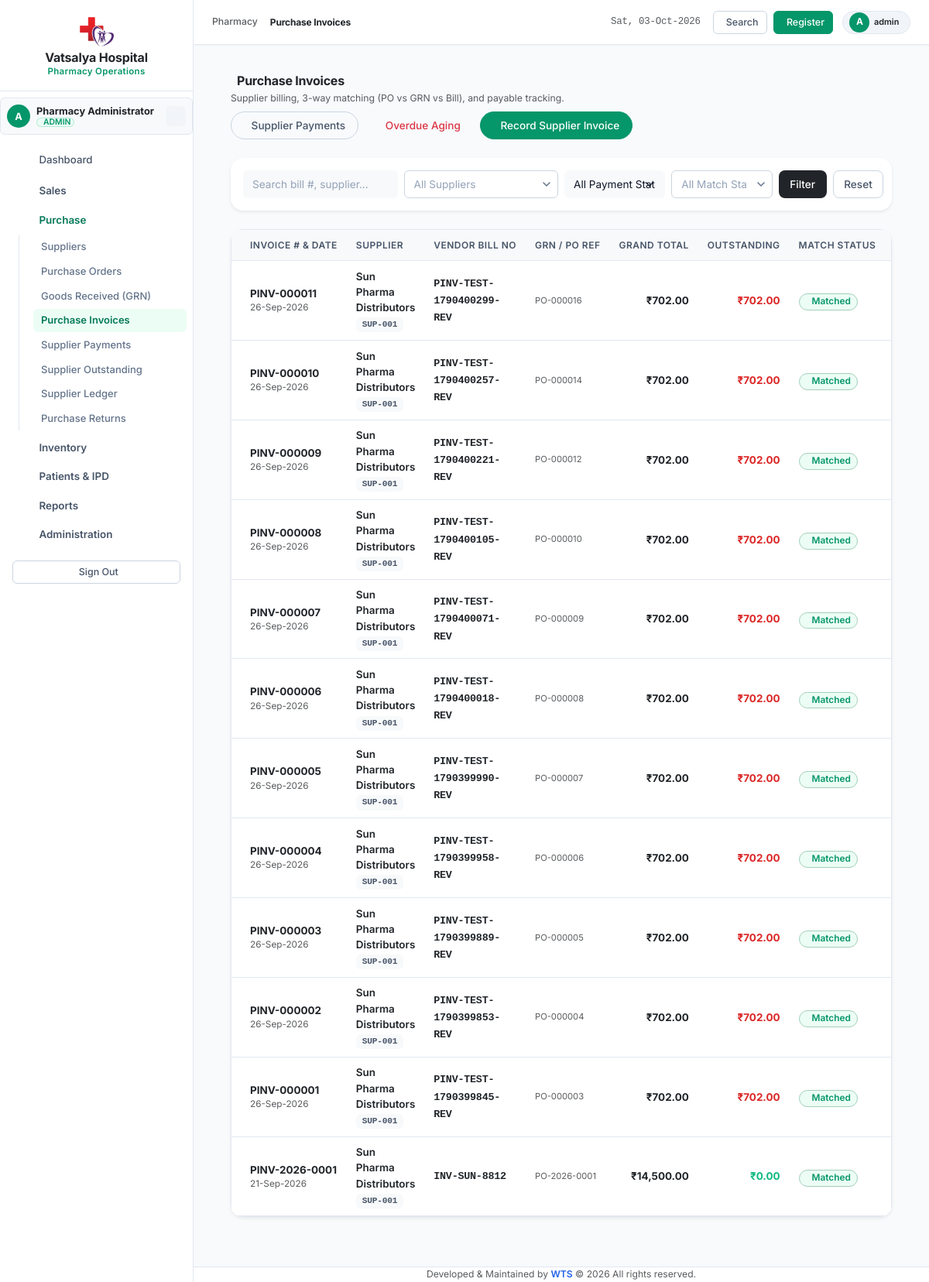
The app's page /modules/purchases/invoices.php (signed in) with its own data.
### tables this page shows
CREATE TABLE `pharmacy_purchase_invoices` (
  `invoice_id` int(11) NOT NULL AUTO_INCREMENT,
  `invoice_number` varchar(50) NOT NULL,
  `supplier_invoice_no` varchar(100) NOT NULL,
  `supplier_id` int(11) NOT NULL,
  `po_id` int(11) DEFAULT NULL,
  `grn_id` int(11) DEFAULT NULL,
  `invoice_date` date NOT NULL,
  `due_date` date DEFAULT NULL,
  `taxable_amount` decimal(12,2) NOT NULL DEFAULT 0.00,
  `discount_amount` decimal(12,2) NOT NULL DEFAULT 0.00,
  `gst_amount` decimal(12,2) NOT NULL DEFAULT 0.00,
  `other_charges` decimal(12,2) NOT NULL DEFAULT 0.00,
  `round_off` decimal(6,2) NOT NULL DEFAULT 0.00,
  `grand_total` decimal(12,2) NOT NULL DEFAULT 0.00,
  `amount_paid` decimal(12,2) NOT NULL DEFAULT 0.00,
  `outstanding_amount` decimal(12,2) NOT NULL DEFAULT 0.00,
  `payment_status` enum('UNPAID','PARTIALLY_PAID','PAID','OVERDUE','CANCELLED') NOT NULL DEFAULT 'UNPAID',
  `match_status` enum('MATCHED','QUANTITY_MISMATCH','PRICE_MISMATCH','TAX_MISMATCH','PENDING_REVIEW') NOT NULL DEFAULT 'MATCHED',
  `payment_terms` varchar(100) DEFAULT NULL,
  `notes` text DEFAULT NULL,
  `created_by` int(11) DEFAULT NULL,
  `created_at` datetime NOT NULL DEFAULT current_timestamp(),
  `updated_at` datetime NOT NULL DEFAULT current_timestamp() ON UPDATE current_timestamp(),
  PRIMARY KEY (`invoice_id`),
  UNIQUE KEY `invoice_number` (`invoice_number`),
  KEY `idx_supplier_id` (`supplier_id`),
  KEY `idx_supplier_invoice_no` (`supplier_invoice_no`),
  KEY `idx_po_id` (`po_id`),
  KEY `idx_grn_id` (`grn_id`),
  KEY `idx_invoice_date` (`invoice_date`),
  KEY `idx_payment_status` (`payment_status`),
  KEY `idx_pinv_date_paystatus` (`invoice_date`,`payment_status`),
  CONSTRAINT `fk_pinv_grn` FOREIGN KEY (`grn_id`) REFERENCES `pharmacy_grn` (`grn_id`) ON DELETE SET NULL,
  CONSTRAINT `fk_pinv_po` FOREIGN KEY (`po_id`) REFERENCES `pharmacy_purchase_orders` (`po_id`) ON DELETE SET NULL,
  CONSTRAINT `fk_pinv_supplier` FOREIGN KEY (`supplier_id`) REFERENCES `pharmacy_suppliers` (`supplier_id`)
);

CREATE TABLE `pharmacy_suppliers` (
  `supplier_id` int(11) NOT NULL AUTO_INCREMENT,
  `supplier_code` varchar(50) DEFAULT NULL,
  `supplier_name` varchar(150) NOT NULL,
  `legal_name` varchar(150) DEFAULT NULL,
  `contact_person` varchar(100) DEFAULT NULL,
  `phone` varchar(30) DEFAULT NULL,
  `alternate_mobile` varchar(30) DEFAULT NULL,
  `email` varchar(100) DEFAULT NULL,
  `address` text DEFAULT NULL,
  `city` varchar(100) DEFAULT NULL,
  `state` varchar(100) DEFAULT NULL,
  `pincode` varchar(20) DEFAULT NULL,
  `gstin` varchar(25) DEFAULT NULL,
  `pan` varchar(20) DEFAULT NULL,
  `drug_licence_no` varchar(100) DEFAULT NULL,
  `drug_licence_type` varchar(50) DEFAULT NULL,
  `licence_expiry_date` date DEFAULT NULL,
  `supplier_type` varchar(50) NOT NULL DEFAULT 'Distributor',
  `payment_terms` varchar(100) DEFAULT NULL,
  `credit_days` int(11) NOT NULL DEFAULT 30,
  `credit_limit` decimal(12,2) NOT NULL DEFAULT 0.00,
  `opening_balance` decimal(12,2) NOT NULL DEFAULT 0.00,
  `bank_name` varchar(100) DEFAULT NULL,
  `bank_account_no` varchar(50) DEFAULT NULL,
  `bank_ifsc` varchar(20) DEFAULT NULL,
  `status` enum('Active','Inactive','Blocked') NOT NULL DEFAULT 'Active',
  `notes` text DEFAULT NULL,
  `created_by` int(11) DEFAULT NULL,
  `updated_by` int(11) DEFAULT NULL,
  `created_at` datetime NOT NULL DEFAULT current_timestamp(),
  `updated_at` datetime NOT NULL DEFAULT current_timestamp() ON UPDATE current_timestamp(),
  PRIMARY KEY (`supplier_id`),
  UNIQUE KEY `uq_supplier_code` (`supplier_code`),
  KEY `idx_supplier_name` (`supplier_name`),
  KEY `idx_phone` (`phone`),
  KEY `idx_gstin` (`gstin`),
  KEY `idx_status` (`status`)
);

CREATE TABLE `pharmacy_purchase_orders` (
  `po_id` int(11) NOT NULL AUTO_INCREMENT,
  `po_number` varchar(50) NOT NULL,
  `po_date` date NOT NULL,
  `supplier_id` int(11) NOT NULL,
  `expected_delivery_date` date DEFAULT NULL,
  `payment_terms` varchar(100) DEFAULT NULL,
  `status` enum('DRAFT','SUBMITTED','APPROVED','PARTIALLY_RECEIVED','FULLY_RECEIVED','CANCELLED','CLOSED') NOT NULL DEFAULT 'DRAFT',
  `subtotal_amount` decimal(12,2) NOT NULL DEFAULT 0.00,
  `discount_amount` decimal(12,2) NOT NULL DEFAULT 0.00,
  `tax_amount` decimal(12,2) NOT NULL DEFAULT 0.00,
  `total_amount` decimal(12,2) NOT NULL DEFAULT 0.00,
  `notes` text DEFAULT NULL,
  `approved_by` int(11) DEFAULT NULL,
  `approved_at` datetime DEFAULT NULL,
  `cancelled_by` int(11) DEFAULT NULL,
  `cancelled_at` datetime DEFAULT NULL,
  `cancellation_reason` text DEFAULT NULL,
  `created_by` int(11) DEFAULT NULL,
  `created_at` datetime NOT NULL DEFAULT current_timestamp(),
  `updated_at` datetime NOT NULL DEFAULT current_timestamp() ON UPDATE current_timestamp(),
  PRIMARY KEY (`po_id`),
  UNIQUE KEY `po_number` (`po_number`),
  KEY `idx_supplier_id` (`supplier_id`),
  KEY `idx_po_date` (`po_date`),
  KEY `idx_status` (`status`),
  CONSTRAINT `fk_po_supplier` FOREIGN KEY (`supplier_id`) REFERENCES `pharmacy_suppliers` (`supplier_id`)
);

### app/Auth/AuthManager.php (called while the page is built, shortened)
<?php
class AuthManager
{
    public static function check(): bool
    {
        return !empty($_SESSION['pharmacy_logged_in']) && !empty($_SESSION['pharmacy_user_id']);
    }
    public static function roleId(): ?int
    {
        return $_SESSION['pharmacy_role_id'] ?? null;
    }
}

### config/session.php (called while the page is built, shortened)
<?php
require_once __DIR__ . '/database.php';
require_once __DIR__ . '/../app/Auth/AuthManager.php';
require_once __DIR__ . '/../app/Services/PermissionService.php';
function auth_check(): bool
{
    return AuthManager::check();
}
function has_permission(string $permissionKey): bool
{
    global $pdo;
    $service = new PermissionService($pdo);
    return $service->hasPermission($permissionKey, AuthManager::roleId());
}

### app/Services/PermissionService.php (called while the page is built, shortened)
<?php
class PermissionService
{
    private PDO $pdo;
    public function __construct(PDO $pdo)
    {
        $this->pdo = $pdo;
    }
    public function hasPermission(string $permissionKey, ?int $roleId = null): bool
    {
        if ($this->isAdminRole($roleId)) {
            return true;
        }
        $perms = $this->getPermissionsForRole($roleId);
        return in_array($permissionKey, $perms, true);
    }
    public function isAdminRole(int $roleId): bool
    {
        $stmt = $this->pdo->prepare("SELECT role_name FROM pharmacy_roles WHERE id = ?");
        $stmt->execute([$roleId]);
        $name = $stmt->fetchColumn();
        return strtoupper((string)$name) === 'ADMIN';
    }
}

### app/Services/PurchaseInvoiceService.php (called while the page is built, shortened)
<?php
class PurchaseInvoiceService
{
    private PDO $pdo;
    public function __construct(PDO $pdo)
    {
        $this->pdo = $pdo;
    }
    public function listPurchaseInvoices(array $filters = []): array
    {
        $sql = "
            SELECT pi.*, s.supplier_name, s.supplier_code, po.po_number, g.grn_number,
                   DATEDIFF(CURRENT_DATE(), pi.due_date) as days_overdue
            FROM pharmacy_purchase_invoices pi
            JOIN pharmacy_suppliers s ON pi.supplier_id = s.supplier_id
            LEFT JOIN pharmacy_purchase_orders po ON pi.po_id = po.po_id
            LEFT JOIN pharmacy_grn g ON pi.grn_id = g.grn_id
            WHERE 1=1
        ";
        $params = [];
        $sql .= " ORDER BY pi.invoice_id DESC";
        $stmt = $this->pdo->prepare($sql);
        $stmt->execute($params);
        return $stmt->fetchAll(PDO::FETCH_ASSOC);
    }
}

### modules/purchases/invoices.php (the view, shortened to what this page needs)
<?php
require_once __DIR__ . '/../../config/database.php';
require_once __DIR__ . '/../../config/session.php';
require_once __DIR__ . '/../../app/Services/PurchaseInvoiceService.php';
$invService = new PurchaseInvoiceService($pdo);
$canCreate = has_permission('pharmacy.purchase_invoices.create');
$search = trim($_GET['search'] ?? '');
$filters = [];
$invoices = $invService->listPurchaseInvoices($filters);
    ?>
    <?php
include __DIR__ . '/../../includes/header.php';
include __DIR__ . '/../../includes/sidebar.php';
include __DIR__ . '/../../includes/navbar.php';
?>
<div class="container-fluid px-4 py-3">
    <div class="d-flex flex-wrap justify-content-between align-items-center mb-4 gap-2">
        <div>
            <h4 class="fw-bold text-dark mb-1">
                <i class="ti ti-file-invoice text-emerald me-2"></i>Purchase Invoices
            </h4>
            <p class="text-muted small mb-0">Supplier billing, 3-way matching (PO vs GRN vs Bill), and payable tracking.</p>
        </div>
        <div class="d-flex gap-2">
            <a href="payments.php" class="btn btn-outline-secondary rounded-pill px-3 py-2 small">
                <i class="ti ti-cash me-1"></i> Supplier Payments
            </a>
            <a href="outstanding.php" class="btn btn-outline-danger rounded-pill px-3 py-2 small">
                <i class="ti ti-clock-exclamation me-1"></i> Overdue Aging
            </a>
            <?php if ($canCreate): ?>
                <button type="button" id="recordSupplierInvoiceBtn" class="btn btn-emerald rounded-pill px-3 py-2 text-white small" style="background-color: #059669;" data-bs-toggle="modal" data-bs-target="#createInvModal" onclick="var m = bootstrap.Modal.getOrCreateInstance(document.getElementById('createInvModal')); m.show();">
                    <i class="ti ti-plus me-1"></i> Record Supplier Invoice
                </button>
            <?php endif; ?>
        </div>
    </div>
    <div class="card border-0 shadow-sm rounded-4 mb-4 bg-white">
        <div class="card-body p-3">
            <form method="GET" action="invoices.php" class="row g-2 align-items-center">
                <div class="col-md-3">
                    <input type="text" name="search" class="form-control bg-light border-0" placeholder="Search bill #, supplier..." value="<?= htmlspecialchars($search) ?>">
                </div>
                <div class="col-md-3">
                </div>
                <div class="col-md-2">
                    <select name="payment_status" class="form-select bg-light border-0">
                        <option value="">All Payment Statuses</option>
                    </select>
                </div>
                <div class="col-md-2">
                </div>
                <div class="col-md-2 d-flex gap-2">
                    <button type="submit" class="btn btn-dark w-100 rounded-3">Filter</button>
                    <a href="invoices.php" class="btn btn-outline-secondary rounded-3">Reset</a>
                </div>
            </form>
        </div>
    </div>
    <div class="card border-0 shadow-sm rounded-4 bg-white overflow-hidden">
        <div class="table-responsive">
            <table class="table table-hover align-middle mb-0">
                <thead class="table-light">
                    <tr class="text-uppercase small text-muted">
                        <th class="ps-4">Invoice # & Date</th>
                        <th>Supplier</th>
                        <th>Vendor Bill No</th>
                        <th>GRN / PO Ref</th>
                        <th class="text-end">Grand Total</th>
                        <th class="text-end">Outstanding</th>
                        <th>Match Status</th>
                        <th>Payment</th>
                    </tr>
                </thead>
                <tbody>
                    <?php if (empty($invoices)): ?>
                        <tr>
                            <td colspan="9" class="text-center py-5 text-muted">
                                <i class="ti ti-receipt-off fs-1 d-block mb-2 text-secondary"></i>
                                No purchase invoices found.
                            </td>
                        </tr>
                    <?php else: ?>
                        <?php foreach ($invoices as $inv): ?>
                            <tr>
                                <td class="ps-4">
                                    <div class="fw-bold text-dark"><?= htmlspecialchars($inv['invoice_number']) ?></div>
                                    <div class="text-muted small"><?= date('d-M-Y', strtotime($inv['invoice_date'])) ?></div>
                                </td>
                                <td>
                                    <div class="fw-semibold text-dark"><?= htmlspecialchars($inv['supplier_name']) ?></div>
                                    <span class="badge bg-light text-secondary font-monospace" style="font-size: 0.7rem;"><?= htmlspecialchars($inv['supplier_code']) ?></span>
                                </td>
                                <td>
                                    <span class="fw-bold font-monospace text-dark"><?= htmlspecialchars($inv['supplier_invoice_no']) ?></span>
                                </td>
                                <td>
                                    <?php if (!empty($inv['po_number'])): ?>
                                        <div class="text-muted" style="font-size: 0.7rem;"><?= htmlspecialchars($inv['po_number']) ?></div>
                                    <?php endif; ?>
                                </td>
                                <td class="text-end fw-bold text-dark">
                                    ₹<?= number_format((float)$inv['grand_total'], 2) ?>
                                </td>
                                <td class="text-end fw-bold <?= (float)$inv['outstanding_amount'] > 0 ? 'text-danger' : 'text-success' ?>">
                                    ₹<?= number_format((float)$inv['outstanding_amount'], 2) ?>
                                </td>
                                <td>
                                    <?php if ($inv['match_status'] === 'MATCHED'): ?>
                                        <span class="badge bg-success-subtle text-success border border-success-subtle rounded-pill px-2 py-1"><i class="ti ti-check me-1"></i>Matched</span>
                                    <?php else: ?>
                                        <span class="badge bg-warning-subtle text-dark border border-warning-subtle rounded-pill px-2 py-1"><i class="ti ti-alert-triangle me-1"></i><?= htmlspecialchars($inv['match_status']) ?></span>
                                    <?php endif; ?>
                                </td>
                                <td>
                                </td>
                            </tr>
                        <?php endforeach; ?>
                    <?php endif; ?>
                </tbody>
            </table>
        </div>
    </div>
</div>
<?php
include __DIR__ . '/../../includes/footer.php';
?>

### records on screen
pharmacy_purchase_invoices: invoice_number "PINV-000011", invoice_date "26-Sep-2026", supplier.supplier_name "Sun Pharma Distributors", supplier.supplier_code "SUP-001", supplier_invoice_no "PINV-TEST-1790400299-REV", po.po_number "PO-000016", grand_total "702.00", outstanding_amount "702.00", match_status "Matched"
pharmacy_purchase_invoices: invoice_number "PINV-000010", invoice_date "26-Sep-2026", supplier.supplier_name "Sun Pharma Distributors", supplier.supplier_code "SUP-001", supplier_invoice_no "PINV-TEST-1790400257-REV", po.po_number "PO-000014", grand_total "702.00", outstanding_amount "702.00", match_status "Matched"
pharmacy_purchase_invoices: invoice_number "PINV-000009", invoice_date "26-Sep-2026", supplier.supplier_name "Sun Pharma Distributors", supplier.supplier_code "SUP-001", supplier_invoice_no "PINV-TEST-1790400221-REV", po.po_number "PO-000012", grand_total "702.00", outstanding_amount "702.00", match_status "Matched"
pharmacy_purchase_invoices: invoice_number "PINV-000008", invoice_date "26-Sep-2026", supplier.supplier_name "Sun Pharma Distributors", supplier.supplier_code "SUP-001", supplier_invoice_no "PINV-TEST-1790400105-REV", po.po_number "PO-000010", grand_total "702.00", outstanding_amount "702.00", match_status "Matched"
pharmacy_purchase_invoices: invoice_number "PINV-000007", invoice_date "26-Sep-2026", supplier.supplier_name "Sun Pharma Distributors", supplier.supplier_code "SUP-001", supplier_invoice_no "PINV-TEST-1790400071-REV", po.po_number "PO-000009", grand_total "702.00", outstanding_amount "702.00", match_status "Matched"
pharmacy_purchase_invoices: invoice_number "PINV-000006", invoice_date "26-Sep-2026", supplier.supplier_name "Sun Pharma Distributors", supplier.supplier_code "SUP-001", supplier_invoice_no "PINV-TEST-1790400018-REV", po.po_number "PO-000008", grand_total "702.00", outstanding_amount "702.00", match_status "Matched"
pharmacy_purchase_invoices: invoice_number "PINV-000005", invoice_date "26-Sep-2026", supplier.supplier_name "Sun Pharma Distributors", supplier.supplier_code "SUP-001", supplier_invoice_no "PINV-TEST-1790399990-REV", po.po_number "PO-000007", grand_total "702.00", outstanding_amount "702.00", match_status "Matched"
pharmacy_purchase_invoices: invoice_number "PINV-000004", invoice_date "26-Sep-2026", supplier.supplier_name "Sun Pharma Distributors", supplier.supplier_code "SUP-001", supplier_invoice_no "PINV-TEST-1790399958-REV", po.po_number "PO-000006", grand_total "702.00", outstanding_amount "702.00", match_status "Matched"
pharmacy_purchase_invoices: invoice_number "PINV-000003", invoice_date "26-Sep-2026", supplier.supplier_name "Sun Pharma Distributors", supplier.supplier_code "SUP-001", supplier_invoice_no "PINV-TEST-1790399889-REV", po.po_number "PO-000005", grand_total "702.00", outstanding_amount "702.00", match_status "Matched"
pharmacy_purchase_invoices: invoice_number "PINV-000002", invoice_date "26-Sep-2026", supplier.supplier_name "Sun Pharma Distributors", supplier.supplier_code "SUP-001", supplier_invoice_no "PINV-TEST-1790399853-REV", po.po_number "PO-000004", grand_total "702.00", outstanding_amount "702.00", match_status "Matched"
pharmacy_purchase_invoices: invoice_number "PINV-000001", invoice_date "26-Sep-2026", supplier.supplier_name "Sun Pharma Distributors", supplier.supplier_code "SUP-001", supplier_invoice_no "PINV-TEST-1790399845-REV", po.po_number "PO-000003", grand_total "702.00", outstanding_amount "702.00", match_status "Matched"
pharmacy_purchase_invoices: invoice_number "PINV-2026-0001", invoice_date "21-Sep-2026", supplier.supplier_name "Sun Pharma Distributors", supplier.supplier_code "SUP-001", supplier_invoice_no "INV-SUN-8812", po.po_number "PO-2026-0001", grand_total "14,500.00", outstanding_amount "0.00", match_status "Matched"

### other values on screen
substr($user['username'] ?? 'P', 0, 1) "A"
$user['full_name'] "Pharmacy Administrator"
$user['role_name'] "ADMIN"
$page_title "Purchase Invoices"
$user['username'] "admin"
